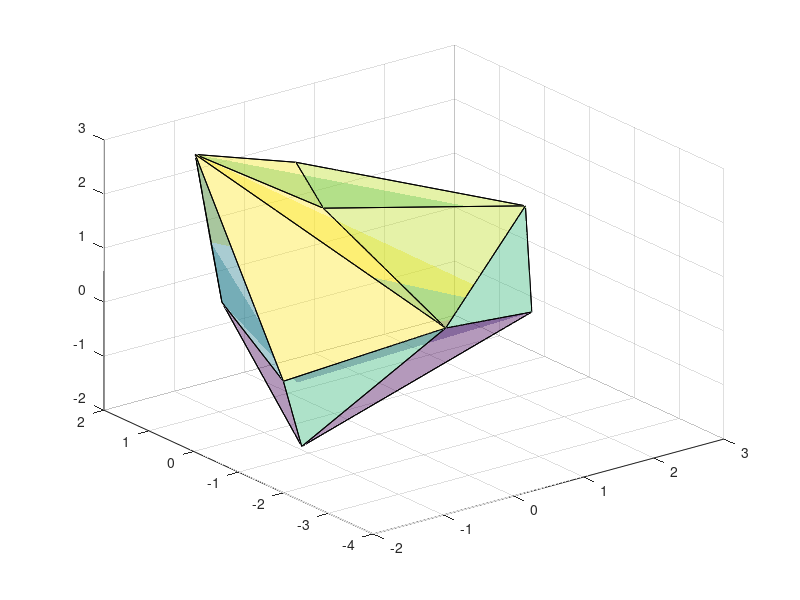

The MATLAB source for this figure: (Note: this script raises an error after producing the figure.)
%=============================================================================
% Copyright (c) 2016-present Allan CORNET (Nelson)
%=============================================================================
% This file is part of Nelson.
%=============================================================================
% LICENCE_BLOCK_BEGIN
% SPDX-License-Identifier: LGPL-3.0-or-later
% LICENCE_BLOCK_END
%=============================================================================
% <--ADV-CLI MODE-->
%=============================================================================
% A translucent 3D surface (FaceAlpha < 1) must composite its overlapping faces
% back-to-front and stay saturated, matching the reference and the software
% backends. Two defects washed such a surface out and both are guarded here:
%   - the faces were painted in model order, so the depth buffer culled the back
%     faces instead of letting them blend through;
%   - the OpenGL frame grab drove the destination alpha below one, so flattening
%     the RGBA frame over the white page lightened the whole surface.
% A washed-out render collapses toward white: its coloured pixels lose most of
% their saturation. A correct render keeps the colormap vivid, so the mean
% saturation of the coloured pixels stays high on every backend.
%=============================================================================
close all
%=============================================================================
rng(42, 'twister');
P = randn(30, 3);
T = convhulln(P);
%=============================================================================
% Qt software backend (hidden figure getframe): the translucent hull must stay
% saturated, not wash out toward white.
f = figure('Visible', 'off', 'Position', [100 100 560 420], 'Color', [1 1 1]);
trisurf(T, P(:, 1), P(:, 2), P(:, 3), 'FaceAlpha', 0.4);
drawnow();
meanSat = colored_mean_saturation(getframe(f).cdata);
close(f);
asserts.istrue(meanSat > 0.28);
%=============================================================================
% OpenGL backend (visible figure getframe): same surface, same requirement. This
% is the path that washed out before the back-to-front sort and the opaque-alpha
% frame grab were fixed.
f = figure('Visible', 'on', 'Position', [100 100 560 420], 'Color', [1 1 1]);
trisurf(T, P(:, 1), P(:, 2), P(:, 3), 'FaceAlpha', 0.4);
drawnow();
meanSat = colored_mean_saturation(getframe(f).cdata);
close(f);
asserts.istrue(meanSat > 0.28);
%=============================================================================
% A translucent surf must also stay saturated on the OpenGL backend.
f = figure('Visible', 'on', 'Position', [100 100 560 420], 'Color', [1 1 1]);
s = surf(peaks);
set(s, 'FaceAlpha', 0.4);
drawnow();
meanSat = colored_mean_saturation(getframe(f).cdata);
close(f);
asserts.istrue(meanSat > 0.20);
%=============================================================================
function meanSat = colored_mean_saturation(cdata)
  % Mean HSV-style saturation ((max - min) / max) over the coloured pixels of a
  % frame -- the grey/white axes and page are excluded so only the surface counts.
  c = double(cdata) / 255;
  r = c(:, :, 1);
  g = c(:, :, 2);
  b = c(:, :, 3);
  mx = max(max(r, g), b);
  mn = min(min(r, g), b);
  sat = zeros(size(mx));
  nonzero = mx > 0;
  sat(nonzero) = (mx(nonzero) - mn(nonzero)) ./ mx(nonzero);
  colored = (mx - mn) > (25 / 255);
  if ~any(colored(:))
    meanSat = 0;
    return
  end
  meanSat = mean(sat(colored));
end
%=============================================================================
